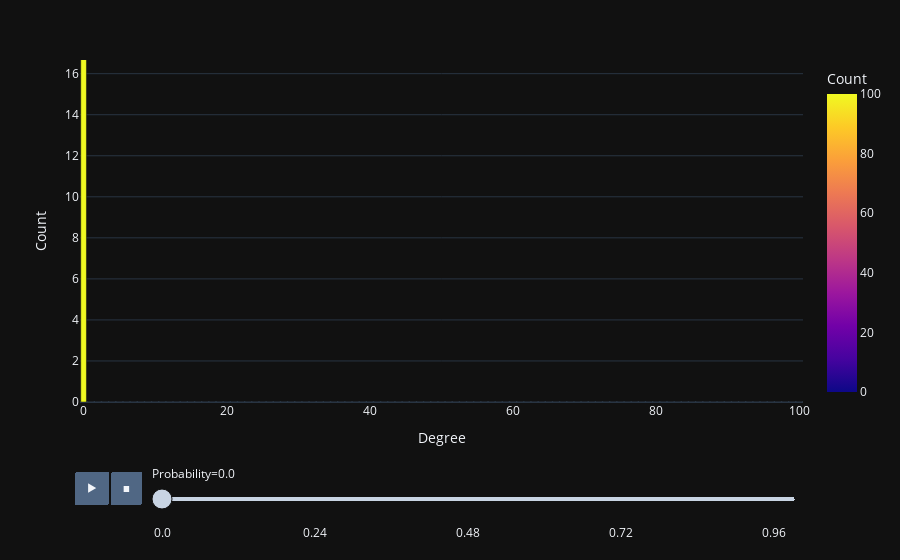

Notebook cell for this chart:
### Code cell
node_number = 100

degree_list = list(range(0,node_number+1))
x, y, z = [], [], []

for p in tqdm(np.arange(0, 1, 0.03)):
    count = [0] * (node_number+1)
    list_proba = [p] * (node_number+1)
    G = nx.gnp_random_graph(node_number, p)
    deg, cnt = degree_distrib(G)
    for i in range(0, len(deg)):
        count[deg[i]] = cnt[i]
    x += degree_list
    y += count
    z += list_proba

df = pd.DataFrame(list(zip(x,y,z)), columns = ['Degree','Count','Probability'])

fig = px.bar(df, x="Degree", y="Count", color="Count", animation_frame="Probability", range_y=[0,node_number/6])
fig.show()

### Figure 1 — Plotly figure (JSON) as saved in the notebook; plotly's stock layout.template omitted (floating-point values rounded to 4 significant figures)
{"data": [{"alignmentgroup": "True", "hovertemplate": "Probability=0.0<br>Degree=%{x}<br>Count=%{marker.color}<extra></extra>", "legendgroup": "", "marker": {"color": [100, 0, 0, 0, 0, 0, 0, 0, 0, 0, 0, 0, 0, 0, 0, 0, 0, 0, 0, 0, 0, 0, 0, 0, 0, 0, 0, 0, 0, 0, 0, 0, 0, 0, 0, 0, 0, 0, 0, 0, 0, 0, 0, 0, 0, 0, 0, 0, 0, 0, 0, 0, 0, 0, 0, 0, 0, 0, 0, 0, 0, 0, 0, 0, 0, 0, 0, 0, 0, 0, 0, 0, 0, 0, 0, 0, 0, 0, 0, 0, 0, 0, 0, 0, 0, 0, 0, 0, 0, 0, 0, 0, 0, 0, 0, 0, 0, 0, 0, 0, 0], "coloraxis": "coloraxis", "pattern": {"shape": ""}}, "name": "", "offsetgroup": "", "orientation": "v", "showlegend": false, "textposition": "auto", "x": [0, 1, 2, 3, 4, 5, 6, 7, 8, 9, 10, 11, 12, 13, 14, 15, 16, 17, 18, 19, 20, 21, 22, 23, 24, 25, 26, 27, 28, 29, 30, 31, 32, 33, 34, 35, 36, 37, 38, 39, 40, 41, 42, 43, 44, 45, 46, 47, 48, 49, 50, 51, 52, 53, 54, 55, 56, 57, 58, 59, 60, 61, 62, 63, 64, 65, 66, 67, 68, 69, 70, 71, 72, 73, 74, 75, 76, 77, 78, 79, 80, 81, 82, 83, 84, 85, 86, 87, 88, 89, 90, 91, 92, 93, 94, 95, 96, 97, 98, 99, 100], "xaxis": "x", "y": [100, 0, 0, 0, 0, 0, 0, 0, 0, 0, 0, 0, 0, 0, 0, 0, 0, 0, 0, 0, 0, 0, 0, 0, 0, 0, 0, 0, 0, 0, 0, 0, 0, 0, 0, 0, 0, 0, 0, 0, 0, 0, 0, 0, 0, 0, 0, 0, 0, 0, 0, 0, 0, 0, 0, 0, 0, 0, 0, 0, 0, 0, 0, 0, 0, 0, 0, 0, 0, 0, 0, 0, 0, 0, 0, 0, 0, 0, 0, 0, 0, 0, 0, 0, 0, 0, 0, 0, 0, 0, 0, 0, 0, 0, 0, 0, 0, 0, 0, 0, 0], "yaxis": "y", "type": "bar"}], "layout": {"xaxis": {"anchor": "y", "domain": [0.0, 1.0], "title": {"text": "Degree"}}, "yaxis": {"anchor": "x", "domain": [0.0, 1.0], "title": {"text": "Count"}, "range": [0, 16.67]}, "coloraxis": {"colorbar": {"title": {"text": "Count"}}, "colorscale": [[0.0, "#0d0887"], [0.1111, "#46039f"], [0.2222, "#7201a8"], [0.3333, "#9c179e"], [0.4444, "#bd3786"], [0.5556, "#d8576b"], [0.6667, "#ed7953"], [0.7778, "#fb9f3a"], [0.8889, "#fdca26"], [1.0, "#f0f921"]]}, "legend": {"tracegroupgap": 0}, "margin": {"t": 60}, "barmode": "relative", "updatemenus": [{"buttons": [{"args": [null, {"frame": {"duration": 500, "redraw": true}, "mode": "immediate", "fromcurrent": true, "transition": {"duration": 500, "easing": "linear"}}], "label": "&#9654;", "method": "animate"}, {"args": [[null], {"frame": {"duration": 0, "redraw": true}, "mode": "immediate", "fromcurrent": true, "transition": {"duration": 0, "easing": "linear"}}], "label": "&#9724;", "method": "animate"}], "direction": "left", "pad": {"r": 10, "t": 70}, "showactive": false, "type": "buttons", "x": 0.1, "xanchor": "right", "y": 0, "yanchor": "top"}], "sliders": [{"active": 0, "currentvalue": {"prefix": "Probability="}, "len": 0.9, "pad": {"b": 10, "t": 60}, "steps": [{"args": [["0.0"], {"frame": {"duration": 0, "redraw": true}, "mode": "immediate", "fromcurrent": true, "transition": {"duration": 0, "easing": "linear"}}], "label": "0.0", "method": "animate"}, {"args": [["0.03"], {"frame": {"duration": 0, "redraw": true}, "mode": "immediate", "fromcurrent": true, "transition": {"duration": 0, "easing": "linear"}}], "label": "0.03", "method": "animate"}, {"args": [["0.06"], {"frame": {"duration": 0, "redraw": true}, "mode": "immediate", "fromcurrent": true, "transition": {"duration": 0, "easing": "linear"}}], "label": "0.06", "method": "animate"}, {"args": [["0.09"], {"frame": {"duration": 0, "redraw": true}, "mode": "immediate", "fromcurrent": true, "transition": {"duration": 0, "easing": "linear"}}], "label": "0.09", "method": "animate"}, {"args": [["0.12"], {"frame": {"duration": 0, "redraw": true}, "mode": "immediate", "fromcurrent": true, "transition": {"duration": 0, "easing": "linear"}}], "label": "0.12", "method": "animate"}, {"args": [["0.15"], {"frame": {"duration": 0, "redraw": true}, "mode": "immediate", "fromcurrent": true, "transition": {"duration": 0, "easing": "linear"}}], "label": "0.15", "method": "animate"}, {"args": [["0.18"], {"frame": {"duration": 0, "redraw": true}, "mode": "immediate", "fromcurrent": true, "transition": {"duration": 0, "easing": "linear"}}], "label": "0.18", "method": "animate"}, {"args": [["0.21"], {"frame": {"duration": 0, "redraw": true}, "mode": "immediate", "fromcurrent": true, "transition": {"duration": 0, "easing": "linear"}}], "label": "0.21", "method": "animate"}, {"args": [["0.24"], {"frame": {"duration": 0, "redraw": true}, "mode": "immediate", "fromcurrent": true, "transition": {"duration": 0, "easing": "linear"}}], "label": "0.24", "method": "animate"}, {"args": [["0.27"], {"frame": {"duration": 0, "redraw": true}, "mode": "immediate", "fromcurrent": true, "transition": {"duration": 0, "easing": "linear"}}], "label": "0.27", "method": "animate"}, {"args": [["0.3"], {"frame": {"duration": 0, "redraw": true}, "mode": "immediate", "fromcurrent": true, "transition": {"duration": 0, "easing": "linear"}}], "label": "0.3", "method": "animate"}, {"args": [["0.32999999999999996"], {"frame": {"duration": 0, "redraw": true}, "mode": "immediate", "fromcurrent": true, "transition": {"duration": 0, "easing": "linear"}}], "label": "0.32999999999999996", "method": "animate"}, {"args": [["0.36"], {"frame": {"duration": 0, "redraw": true}, "mode": "immediate", "fromcurrent": true, "transition": {"duration": 0, "easing": "linear"}}], "label": "0.36", "method": "animate"}, {"args": [["0.39"], {"frame": {"duration": 0, "redraw": true}, "mode": "immediate", "fromcurrent": true, "transition": {"duration": 0, "easing": "linear"}}], "label": "0.39", "method": "animate"}, {"args": [["0.42"], {"frame": {"duration": 0, "redraw": true}, "mode": "immediate", "fromcurrent": true, "transition": {"duration": 0, "easing": "linear"}}], "label": "0.42", "method": "animate"}, {"args": [["0.44999999999999996"], {"frame": {"duration": 0, "redraw": true}, "mode": "immediate", "fromcurrent": true, "transition": {"duration": 0, "easing": "linear"}}], "label": "0.44999999999999996", "method": "animate"}, {"args": [["0.48"], {"frame": {"duration": 0, "redraw": true}, "mode": "immediate", "fromcurrent": true, "transition": {"duration": 0, "easing": "linear"}}], "label": "0.48", "method": "animate"}, {"args": [["0.51"], {"frame": {"duration": 0, "redraw": true}, "mode": "immediate", "fromcurrent": true, "transition": {"duration": 0, "easing": "linear"}}], "label": "0.51", "method": "animate"}, {"args": [["0.54"], {"frame": {"duration": 0, "redraw": true}, "mode": "immediate", "fromcurrent": true, "transition": {"duration": 0, "easing": "linear"}}], "label": "0.54", "method": "animate"}, {"args": [["0.57"], {"frame": {"duration": 0, "redraw": true}, "mode": "immediate", "fromcurrent": true, "transition": {"duration": 0, "easing": "linear"}}], "label": "0.57", "method": "animate"}, {"args": [["0.6"], {"frame": {"duration": 0, "redraw": true}, "mode": "immediate", "fromcurrent": true, "transition": {"duration": 0, "easing": "linear"}}], "label": "0.6", "method": "animate"}, {"args": [["0.63"], {"frame": {"duration": 0, "redraw": true}, "mode": "immediate", "fromcurrent": true, "transition": {"duration": 0, "easing": "linear"}}], "label": "0.63", "method": "animate"}, {"args": [["0.6599999999999999"], {"frame": {"duration": 0, "redraw": true}, "mode": "immediate", "fromcurrent": true, "transition": {"duration": 0, "easing": "linear"}}], "label": "0.6599999999999999", "method": "animate"}, {"args": [["0.69"], {"frame": {"duration": 0, "redraw": true}, "mode": "immediate", "fromcurrent": true, "transition": {"duration": 0, "easing": "linear"}}], "label": "0.69", "method": "animate"}, {"args": [["0.72"], {"frame": {"duration": 0, "redraw": true}, "mode": "immediate", "fromcurrent": true, "transition": {"duration": 0, "easing": "linear"}}], "label": "0.72", "method": "animate"}, {"args": [["0.75"], {"frame": {"duration": 0, "redraw": true}, "mode": "immediate", "fromcurrent": true, "transition": {"duration": 0, "easing": "linear"}}], "label": "0.75", "method": "animate"}, {"args": [["0.78"], {"frame": {"duration": 0, "redraw": true}, "mode": "immediate", "fromcurrent": true, "transition": {"duration": 0, "easing": "linear"}}], "label": "0.78", "method": "animate"}, {"args": [["0.8099999999999999"], {"frame": {"duration": 0, "redraw": true}, "mode": "immediate", "fromcurrent": true, "transition": {"duration": 0, "easing": "linear"}}], "label": "0.8099999999999999", "method": "animate"}, {"args": [["0.84"], {"frame": {"duration": 0, "redraw": true}, "mode": "immediate", "fromcurrent": true, "transition": {"duration": 0, "easing": "linear"}}], "label": "0.84", "method": "animate"}, {"args": [["0.87"], {"frame": {"duration": 0, "redraw": true}, "mode": "immediate", "fromcurrent": true, "transition": {"duration": 0, "easing": "linear"}}], "label": "0.87", "method": "animate"}, {"args": [["0.8999999999999999"], {"frame": {"duration": 0, "redraw": true}, "mode": "immediate", "fromcurrent": true, "transition": {"duration": 0, "easing": "linear"}}], "label": "0.8999999999999999", "method": "animate"}, {"args": [["0.9299999999999999"], {"frame": {"duration": 0, "redraw": true}, "mode": "immediate", "fromcurrent": true, "transition": {"duration": 0, "easing": "linear"}}], "label": "0.9299999999999999", "method": "animate"}, {"args": [["0.96"], {"frame": {"duration": 0, "redraw": true}, "mode": "immediate", "fromcurrent": true, "transition": {"duration": 0, "easing": "linear"}}], "label": "0.96", "method": "animate"}, {"args": [["0.99"], {"frame": {"duration": 0, "redraw": true}, "mode": "immediate", "fromcurrent": true, "transition": {"duration": 0, "easing": "linear"}}], "label": "0.99", "method": "animate"}], "x": 0.1, "xanchor": "left", "y": 0, "yanchor": "top"}]}}
